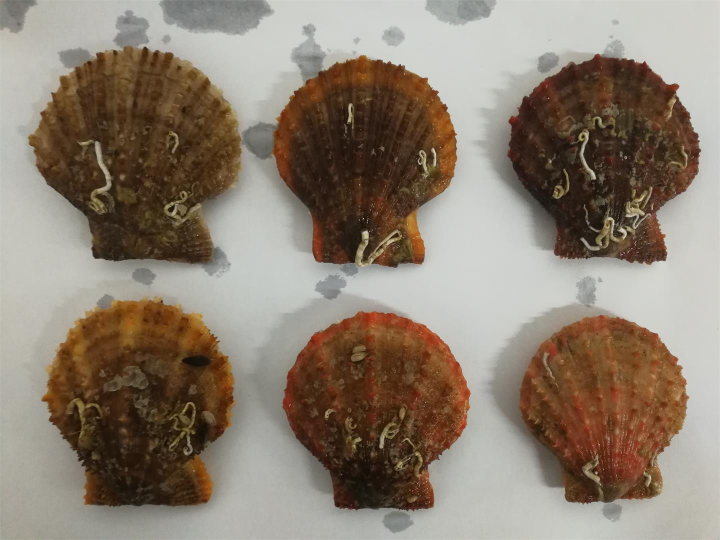
#> input picture PIC/s5.jpg, 1440 x 1080 px, found by its file name (shown at 1/2 size)
$ python LC.py
#> lines starting #> are read from the running program, lines starting #| are printed output that depends on the picture
import os
import cv2
import time
import numpy as np


def read_image(image_path):
    image = cv2.imread(image_path)
    min_edge = min(image.shape[0], image.shape[1])  # 图片窄边
    proportion = 1  # 缩放比例
    if min_edge > 3000:
        proportion = 0.1
    elif 2000 < min_edge <= 3000:
        proportion = 0.2
    elif 1000 < min_edge <= 2000:
        proportion = 0.3
    elif 700 <= min_edge <= 1000:
        proportion = 0.4
    resize_image = cv2.resize(image, None, fx=proportion, fy=proportion, interpolation=cv2.INTER_CUBIC)
    image_gray = cv2.cvtColor(resize_image, cv2.COLOR_BGR2GRAY)
    return image_gray


def LC(image_gray):
    image_height = image_gray.shape[0]
    image_width = image_gray.shape[1]
    image_gray_copy = np.zeros((image_height, image_width))
    hist_array = cv2.calcHist([image_gray], [0], None, [256], [0.0, 256.0])  # 直方图，统计图像中每个灰度值的数量
    gray_dist = cal_dist(hist_array)  # 灰度值与其他值的距离
    # print(gray_dist)
    for i in range(image_width):
        for j in range(image_height):
            temp = image_gray[j][i]
            image_gray_copy[j][i] = gray_dist[temp]
    image_gray_copy = (image_gray_copy - np.min(image_gray_copy)) / (np.max(image_gray_copy) - np.min(image_gray_copy))
    return image_gray_copy


def cal_dist(hist):
    dist = {}
    for gray in range(256):
        value = 0.0
        for k in range(256):
            value += hist[k][0] * abs(gray - k)
        dist[gray] = value
    return dist


def get_img_name(src):
    return src.split('\\')[-1][:-4]


def save_saliency_image(saliency_image, img_name):
    save_dir = "Saliency_LC\\"
    if not os.path.exists(save_dir):
        os.mkdir(save_dir)
    cv2.imwrite(save_dir + "saliency_%s.jpg" % img_name, saliency_image*255)


def plot(image):
    cv2.imshow("gray saliency image", image)
    cv2.waitKey(0)


def main(file_path):
    start = time.time()
    image_gray = read_image(file_path)
#> in read_image, image is the input picture: shape (1080, 1440, 3); mean B, G, R 112.3, 126.6, 139.8
#> in read_image, `resize_image = cv2.resize(image, None, fx=proportion, fy=proportion, i..`:
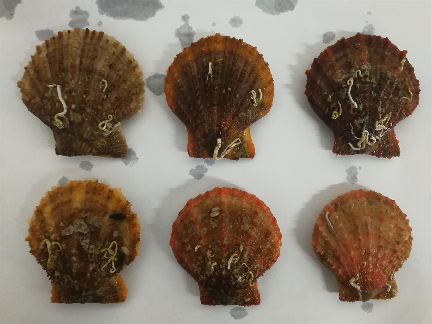
#> resize_image: shape (324, 432, 3); mean B, G, R 112.3, 126.6, 139.8
#> in read_image, `image_gray = cv2.cvtColor(resize_image, cv2.COLOR_BGR2GRAY)`:
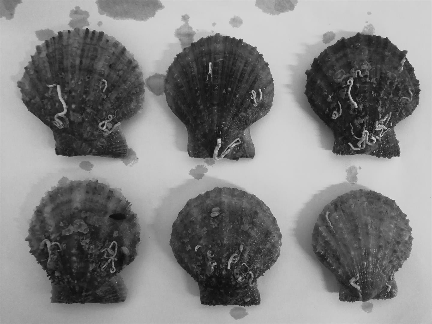
#> image_gray: shape (324, 432); min 8, max 224, mean 128.9
    image_name = get_img_name(file_path)
    saliency_image = LC(image_gray)
#> in LC, `hist_array = cv2.calcHist([image_gray], [0], None, [256], [0.0, 256.0])`: hist_array = 256 values, max 4717 at index 208, min 0 at index 0, mean 546.8
#> after the loop in cal_dist, `for gray in range(256):`: dist = 256 items
#> after the loop in LC, `for i in range(image_width):`:
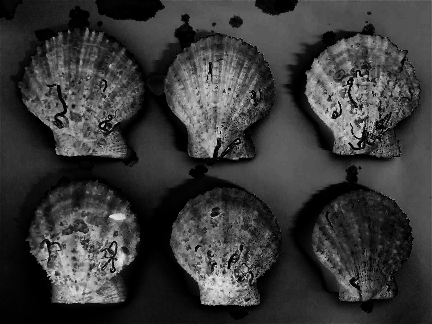
#> image_gray_copy: shape (324, 432) float64; min 8288935, max 16925451, mean 10236137.9; drawn with min black and max white
    end = time.time()
    print("Duration: %.2f seconds." % (end - start))

    plot(saliency_image)
    save_saliency_image(saliency_image, image_name)


if __name__ == "__main__":
    # [5 lines of commented-out code are left out]

    file = "s5.jpg"
    main(file)
